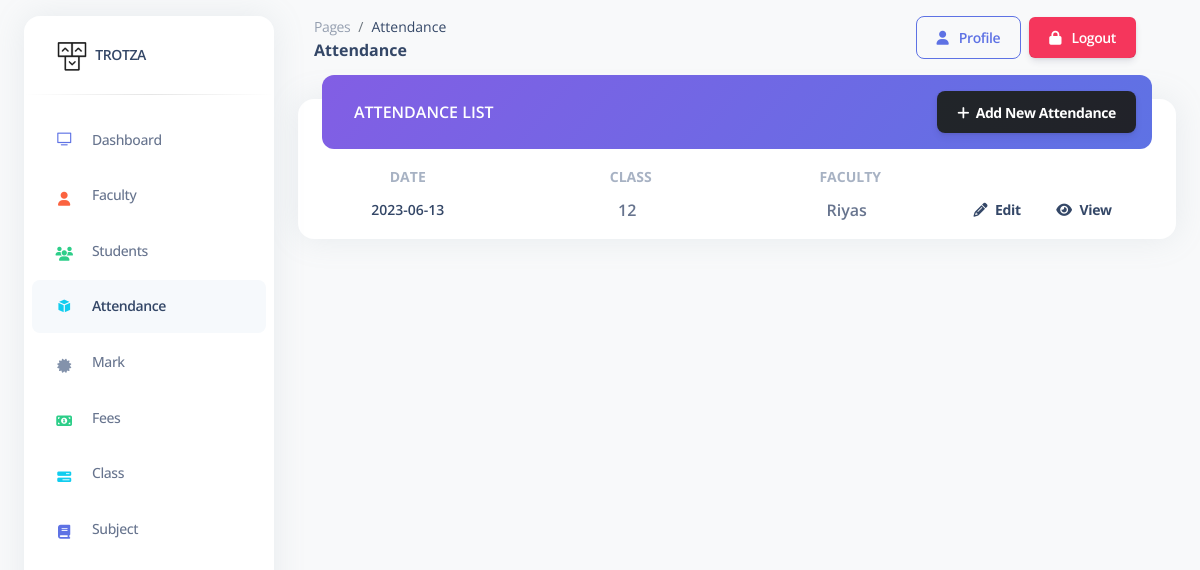
Page /admin/pages/attendance_list.php (signed in) on the committed database.
### tables this page shows
CREATE TABLE `attendance_master` (
  `aid` int(11) NOT NULL,
  `adate` date NOT NULL DEFAULT current_timestamp(),
  `class` int(11) NOT NULL,
  `fid` int(11) NOT NULL
);

CREATE TABLE `class` (
  `cid` int(11) NOT NULL,
  `clname` varchar(100) NOT NULL
);

CREATE TABLE `faculty_data` (
  `fid` int(11) NOT NULL,
  `name` varchar(100) NOT NULL,
  `email` varchar(100) NOT NULL,
  `mobile` bigint(20) NOT NULL
);

### admin/pages/attendance_list.php (the view, shortened to what this page needs)
<?php
include '../includes/connection.php';
?>
<!DOCTYPE html>
<html lang="en">
<head>
  <link href="../assets/css/nucleo-icons.css" rel="stylesheet" />
  <link href="../assets/css/nucleo-svg.css" rel="stylesheet" />
  <link href="../assets/css/nucleo-svg.css" rel="stylesheet" />
  <link id="pagestyle" href="../assets/css/argon-dashboard.css?v=2.0.4" rel="stylesheet" />
</head>
<body class="g-sidenav-show   bg-gray-100">
  <?php include '../includes/sidebar.php';
  ?>
  <main class="main-content position-relative border-radius-lg ">
    <nav class="navbar navbar-main navbar-expand-lg px-0 mx-4 shadow-none border-radius-xl " id="navbarBlur" data-scroll="false">
      <div class="container-fluid py-1 px-3">
        <nav aria-label="breadcrumb">
          <ol class="breadcrumb bg-transparent mb-0 pb-0 pt-1 px-0 me-sm-6 me-5">
            <li class="breadcrumb-item text-sm"><a class="opacity-5 text-dark" href="javascript:;">Pages</a></li>
            <li class="breadcrumb-item text-sm text-dark active" aria-current="page">Attendance</li>
          </ol>
          <h6 class="font-weight-bolder text-dark mb-0">Attendance</h6>
        </nav>
        <div class="collapse navbar-collapse mt-sm-0 mt-2 me-md-0 me-sm-4" id="navbar">
          <ul class="navbar-nav  ms-md-auto pe-md-3 d-flex align-items-center">
            <li class="nav-item d-flex align-items-center border-2">
              <button onclick="window.location.href='profile.php'" class="btn btn-outline-primary btn-md font-weight-bold  mb-0"><i class="fa fa-user me-sm-1"></i>&nbsp;&nbsp;Profile</button>
            </li>
            <li class="nav-item d-flex align-items-center bg-danger mx-2 rounded">
              <button onclick="window.location.href='logout.php'" class="btn btn-md font-weight-bold text-white mb-0"><i class="fa fa-lock me-sm-1"></i>&nbsp;&nbsp;Logout</button>
            </li>
          </ul>
        </div>
      </div>
    </nav>
    <div class="container-fluid py-4">
      <div class="row">
        <div class="col-12">
          <div class="card mb-4">
            <div class="card-header p-0 position-relative mt-n4 mx-4">
              <div class="d-flex justify-content-between bg-gradient-primary shadow-primary border-radius-lg p-3">
                <h6 class="text-white ps-3 pt-2 text-uppercase">Attendance List</h6>
                <button class="btn bg-gradient-dark m-0 toast-btn" type="button" data-toggle="modal" data-target="#form"><i class="fas fa-plus"></i>&nbsp;&nbsp;Add New Attendance</button>
              </div>
            </div>
            <div class="card-body px-0 pt-3 pb-2">
              <div class="table-responsive p-0">
                <table class="align-items-center mb-0 w-100 d-block d-md-table text-sm">
                  <thead>
                    <tr>
                      <th class="text-center text-uppercase text-secondary font-weight-bolder opacity-7" style="width: 25%;">
                        Date</th>
                      <th class="text-center text-uppercase text-secondary font-weight-bolder opacity-7 ps-2" style="width: 25%;">
                        Class</th>
                      <th class="text-center text-uppercase text-secondary font-weight-bolder opacity-7 ps-2 th-sm" style="width: 25%;">
                        Faculty</th>
                      <th class="text-center text-uppercase text-secondary font-weight-bolder opacity-7" style="width: 25%;">
                      </th>
                    </tr>
                  </thead>
                  <tbody>
                    <?php
                    $query = "SELECT am.aid,am.adate,am.class,fd.name,cl.clname FROM attendance_master am inner join faculty_data fd on am.fid=fd.fid inner join class cl on am.class=cl.cid inner join login on am.fid=login.id where login.type='faculty' or login.type='admin'";
                    $result = mysqli_query($conn, $query);
                    while ($row = mysqli_fetch_array($result)) {
                    ?>
                      <tr>
                        <td class="align-middle text-center">
                          <div class="d-flex flex-column ">
                            <h6 class="mb-0 text-sm">
                              <?php echo $row["adate"]; ?>
                            </h6>
                          </div>
                        </td>
                        <td class="align-middle text-center">
                          <p class="font-weight-bold mb-0">
                            <?php echo $row["clname"]; ?>
                          </p>
                        </td>
                        <td class="align-middle text-center">
                          <p class="font-weight-bold mb-0">
                            <?php echo $row["name"]; ?>
                          </p>
                        </td>
                        <td>
                          <a class="btn btn-link text-dark px-3 mb-0" type="button" href="edit_attendance.php?aid=<?php echo $row["aid"]; ?>&dt=<?php echo $row["adate"]; ?>&&class=<?php echo $row["class"]; ?>"><i class="fas fa-pencil-alt text-dark me-2"></i>Edit</a>
                          <a class="btn btn-link text-dark px-3 mb-0" href="view_attendance.php?aid=<?php echo $row["aid"]; ?>&dt=<?php echo $row["adate"]; ?>&&class=<?php echo $row["class"]; ?>"><i class="fas fa-eye text-dark me-2"></i>View</a>
                        </td>
                      </tr>
                    <?php
                    }
                    ?>
                  </tbody>
                </table>
              </div>
            </div>
          </div>
        </div>
      </div>
    </div>
  </main>
</body>
</html>

### rows in the picture
attendance_master: adate "2023-06-13", class.clname "12", fid.name "Riyas"
